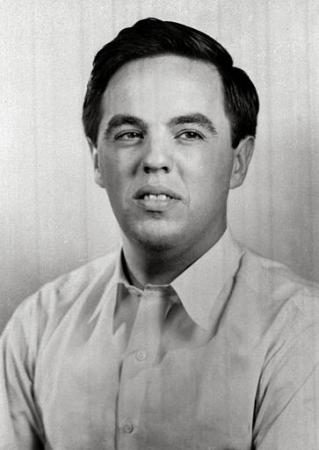
#> input picture img_90.jpg, 319 x 450 px
$ python nms.py   (Python 2 division)
#> lines starting #> are read from the running program, lines starting #| are printed output that depends on the picture; after the words box and inside, x2 and y2 are one past the last pixel; in counts of white or black regions, pixels touching at a corner belong together
#> further down, img is the input picture: shape (450, 319, 3); mean B, G, R 163.3, 165.2, 165.9
#-*-coding:utf-8-*-
import cv2
import numpy as np
import os
import os.path as osp
import copy

# 计算两个bbx之间的IOU
# x1y1x2y2为True，输入bbx形式为x1y1x2y2
# x1y1x2y2为False，输入bbx形式为xywh
def bbox_iou(box1, box2, x1y1x2y2=True):
    if x1y1x2y2:
        mx = min(box1[0], box2[0])
        Mx = max(box1[2], box2[2])
        my = min(box1[1], box2[1])
        My = max(box1[3], box2[3])
        w1 = box1[2] - box1[0] # IOU-1的宽
        h1 = box1[3] - box1[1] # # IOU-1的高
        w2 = box2[2] - box2[0]
        h2 = box2[3] - box2[1]
    else:
        mx = min(box1[0]-box1[2]/2.0, box2[0]-box2[2]/2.0)
        Mx = max(box1[0]+box1[2]/2.0, box2[0]+box2[2]/2.0)
        my = min(box1[1]-box1[3]/2.0, box2[1]-box2[3]/2.0)
        My = max(box1[1]+box1[3]/2.0, box2[1]+box2[3]/2.0)
        w1 = box1[2]
        h1 = box1[3]
        w2 = box2[2]
        h2 = box2[3]
    uw = Mx - mx # 并集的宽
    uh = My - my # 并集的高
    cw = w1 + w2 - uw # 交集的宽
    ch = h1 + h2 - uh # 交集的高
    carea = 0
    if cw <= 0 or ch <= 0:
        return 0.0

    area1 = w1 * h1 # IOU-1的面积
    area2 = w2 * h2 # IOU-2的面积
    carea = cw * ch # 交集的面积
    uarea = float(area1) + float(area2) - float(carea) # 并集的面积
    return carea/uarea


# 传入bbx坐标格式为：x,y,w,h,confidence。2-D list
def nms(bbx_pre, nms_thresh, x1y1x2y2=True):
#> called with nms_thresh = 0.11, x1y1x2y2 = True
    if len(bbx_pre) ==0:
        return bbx_pre

    det_confs = np.zeros(len(bbx_pre))
    for i in range(len(bbx_pre)):
        det_confs[i] = 1 - bbx_pre[i][4]

    sortIds = np.argsort(det_confs)
    np.sort(det_confs)

    out_bbx = []
    for i in range(len(bbx_pre)):
        bbx_i = bbx_pre[sortIds[i]]
        if bbx_pre[i][4] > 0:
            out_bbx.append(bbx_i)
            for j in range(i+1, len(bbx_pre)):
                bbx_j = bbx_pre[sortIds[j]]
                if bbox_iou(bbx_i, bbx_j, x1y1x2y2) > nms_thresh:
                    print bbox_iou(bbx_i, bbx_j, x1y1x2y2)
                    bbx_j[4] = 0

    return out_bbx


def nms_show(img, bbx_pre, bbx_done, x1y1x2y2=True):
#> called with x1y1x2y2 = True
    H = img.shape[0]
#> H = 450
    W = img.shape[1]
#> W = 319
    b = np.zeros((H, 2*W), dtype='uint8')
    g = np.zeros((H, 2*W), dtype='uint8')
    r = np.zeros((H, 2*W), dtype='uint8')

    img_pre = img.copy()
    img_done = img.copy() # 深拷贝
    # [4 lines of commented-out code are left out]
    print "len bbx_pre is: ", len(bbx_pre)
    print "len bbx_pre is: ", len(bbx_done)
    for i in range(len(bbx_pre)):
        if x1y1x2y2:
            pt1 = (int(max(bbx_pre[i][0],0)), int(max(bbx_pre[i][1],0)))
            pt2 = (int(min(bbx_pre[i][2],W)), int(min(bbx_pre[i][3],H)))
        else:
            pt1 = (int(max(bbx_pre[i][0]-bbx_pre[i][2]/2,0)), int(max(bbx_pre[i][1]-bbx_pre[i][3]/2,0)))
            pt2 = (int(min(bbx_pre[i][0]+bbx_pre[i][2]/2,W)), int(min(bbx_pre[i][1]+bbx_pre[i][3]/2,H)))
        img_pre = cv2.rectangle(img_pre, pt1, pt2, (0,255,0), thickness=1)
#> this loop made 52 passes
#> pass 1, in nms_show, `img_pre = cv2.rectangle(img_pre, pt1, pt2, (0,255,0), thickness=1)`:
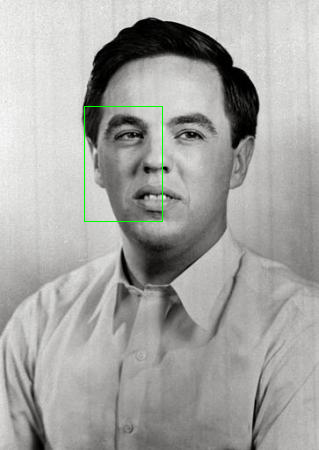
#> img_pre: shape (450, 319, 3); 0.27% of pixels changed, all inside (x1, y1, x2, y2) = (84, 106, 163, 222)
#> after the loop:
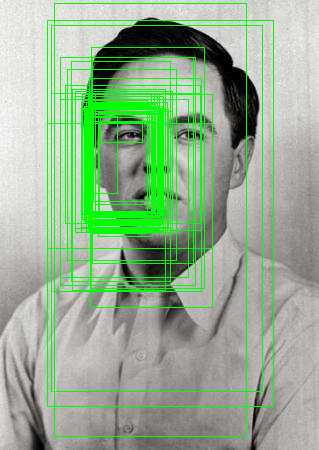
#> img_pre: shape (450, 319, 3); mean B, G, R 145.1, 175.6, 147.4
        # for opencv2 , cv2.rectangle() will return None

    for i in range(len(bbx_done)):
        if x1y1x2y2:
            pt1 = (int(max(bbx_done[i][0],0)), int(max(bbx_done[i][1],0)))
            pt2 = (int(min(bbx_done[i][2],W)), int(min(bbx_done[i][3],H)))
        else:
            pt1 = (int(max(bbx_done[i][0]-bbx_done[i][2]/2,0)), int(max(bbx_done[i][1]-bbx_done[i][3]/2,0)))
            pt2 = (int(min(bbx_done[i][0]+bbx_done[i][2]/2,W)), int(min(bbx_done[i][1]+bbx_done[i][3]/2,H)))
        img_done = cv2.rectangle(img_done, pt1, pt2, (0,255,0), thickness=1)
#> this loop made 2 passes
#> pass 2, in nms_show, `img_done = cv2.rectangle(img_done, pt1, pt2, (0,255,0), thickness=1)`:
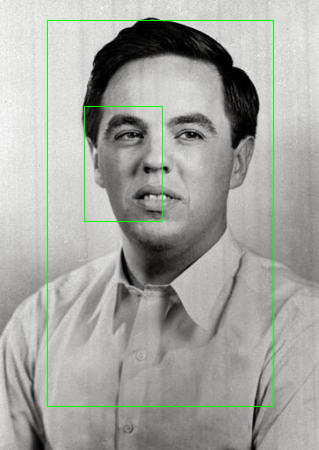
#> img_done: shape (450, 319, 3); 1.12% of pixels changed, all inside (x1, y1, x2, y2) = (47, 20, 274, 407)
    cur_path = os.getcwd()
    pre_path = osp.join(cur_path, "img_pre.jpg")
    done_path = osp.join(cur_path, "img_done.jpg")
    merge_path = osp.join(cur_path, "merged.jpg")

    cv2.imwrite(pre_path, img_pre)
    cv2.imwrite(done_path, img_done)
    b[0:H,0:W]=img_pre[:,:,0]
    g[0:H,0:W]=img_pre[:,:,1]
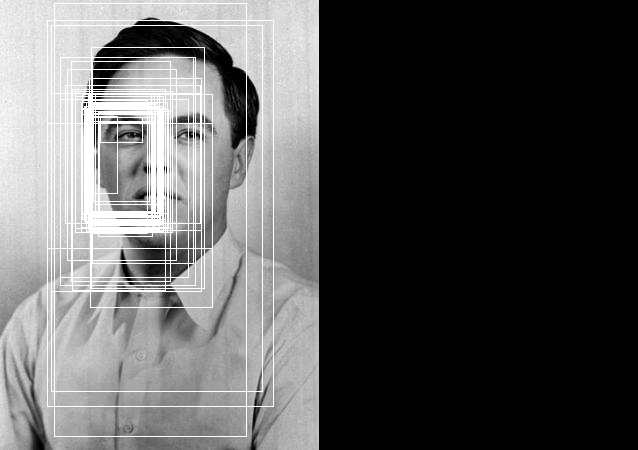
#> g: shape (450, 638); min 0, max 255, mean 87.8
    r[0:H,0:W]=img_pre[:,:,2]
    b[0:H,W:2*W]=img_done[:,:,0]
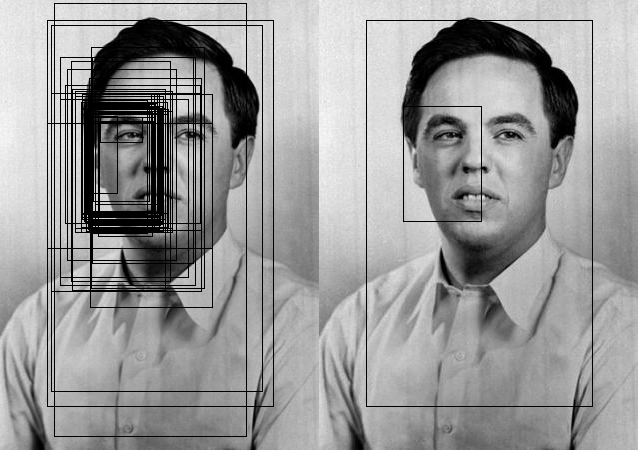
#> b: shape (450, 638); min 0, max 248, mean 153.2
    g[0:H,W:2*W]=img_done[:,:,1]
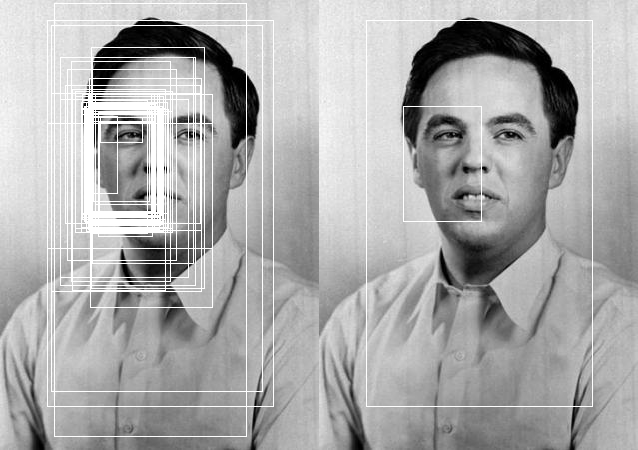
#> g: shape (450, 638); min 0, max 255, mean 170.8
    r[0:H,W:2*W]=img_done[:,:,2]
    merged = cv2.merge([b,g,r])
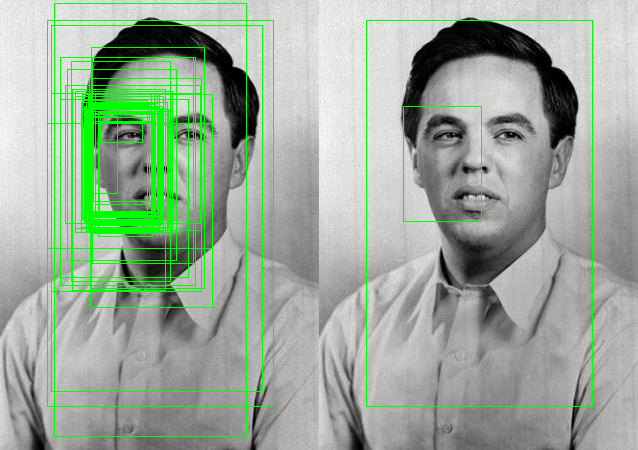
#> merged: shape (450, 638, 3); mean B, G, R 153.2, 170.8, 155.6
    cv2.imwrite(merge_path,merged)
    cv2.imshow("NMS处理前后图片对比", merged)
    cv2.waitKey(0)


img_path = "./img_90.jpg"
nms_thresh = 0.11 # NMS中，IOU交叉阈值
bbx_pre = [[84.172638 ,106.537832 ,162.237806 ,221.750309 ,0.998269],
[85.312207 ,106.181487 ,162.555170 ,222.341964 ,0.996838],
[81.162164 ,109.113108 ,168.615503 ,227.748258 ,0.988828],
[81.926787 ,102.621827 ,167.628579 ,232.364514 ,0.985726],
[88.175046 ,107.468411 ,159.869893 ,216.414014 ,0.984214],
[88.723113 ,108.413581 ,159.728385 ,221.411278 ,0.950339],
[89.748586 ,106.909297 ,155.963475 ,215.989615 ,0.942903],
[88.833341 ,94.788945 ,159.271980 ,229.874861 ,0.904516],
[86.316651 ,102.067602 ,163.209425 ,231.787008 ,0.896630],
[88.181859 ,108.783625 ,160.029849 ,225.920762 ,0.865945],
[87.500219 ,108.326436 ,160.963574 ,213.578155 ,0.864276],
[89.471578 ,108.239519 ,161.550849 ,215.163461 ,0.809613],
[89.201115 ,103.817938 ,157.743689 ,222.333314 ,0.801652],
[86.553812 ,111.001731 ,172.245820 ,228.475271 ,0.681380],
[88.190029 ,104.304866 ,155.562882 ,216.796350 ,0.667186],
[92.335174 ,109.606010 ,159.540796 ,220.312243 ,0.660954],
[86.396774 ,109.389482 ,159.874517 ,217.542668 ,0.653883],
[91.274457 ,107.462483 ,158.593483 ,212.339471 ,0.576184],
[82.027756 ,108.175997 ,165.595196 ,219.599225 ,0.536470],
[92.362511 ,113.058704 ,163.566298 ,224.296296 ,0.403761],
[67.329631 ,69.178288 ,176.910433 ,260.896124 ,0.303227],
[91.792531 ,117.791516 ,154.158440 ,217.048752 ,0.294179],
[82.423747 ,114.281845 ,168.354342 ,213.312435 ,0.233041],
[95.573684 ,94.712515 ,154.462699 ,231.217025 ,0.212347],
[92.633500 ,107.750814 ,157.582183 ,213.420756 ,0.207760],
[60.885501 ,57.438232 ,195.922837 ,285.608308 ,0.199471],
[98.424733 ,112.635505 ,152.222700 ,236.463171 ,0.177404],
[71.623167 ,61.245561 ,170.669571 ,281.744921 ,0.109696],
[60.488824 ,99.744970 ,188.050500 ,277.076268 ,0.102856],
[95.321009 ,123.952737 ,162.680912 ,204.822332 ,0.087247],
[51.944497 ,93.985207 ,201.720872 ,291.293089 ,0.083664],
[99.936973 ,122.655192 ,151.807698 ,212.032002 ,0.079334],
[93.607872 ,105.452690 ,149.210064 ,201.205795 ,0.075551],
[51.231887 ,25.533436 ,262.210436 ,391.710247 ,0.058718],
[75.561846 ,96.779171 ,163.585305 ,228.582063 ,0.055949],
[92.288718 ,113.285123 ,147.031617 ,233.268835 ,0.055297],
[65.260066 ,85.704135 ,200.903260 ,223.746235 ,0.055154],
[91.915226 ,47.643194 ,204.793868 ,288.217896 ,0.055042],
[87.836852 ,121.189351 ,153.288224 ,211.192672 ,0.052557],
[72.225028 ,89.432399 ,165.465233 ,290.126999 ,0.051813],
[47.587420 ,20.541497 ,273.158087 ,406.272577 ,0.050756],
[92.808670 ,57.447566 ,193.997022 ,263.401763 ,0.047614],
[75.651721 ,91.419058 ,172.106951 ,232.700904 ,0.038388],
[91.248515 ,93.940502 ,151.130805 ,222.627995 ,0.037653],
[89.721211 ,78.015965 ,201.898767 ,230.403015 ,0.036929],
[54.309368 ,3.831053 ,246.853137 ,436.508113 ,0.032721],
[100.225418 ,117.320198 ,142.299192 ,142.773208 ,0.027546],
[90.960038 ,94.687946 ,212.794490 ,307.535313 ,0.025946],
[47.545298 ,123.831595 ,212.152702 ,248.161827 ,0.024733],
[82.519630 ,100.155770 ,147.112395 ,214.821050 ,0.023901],
[82.578430 ,94.544200 ,157.661882 ,217.793059 ,0.022251],
[87.191411 ,116.113244 ,117.224330 ,193.421508 ,0.02200]]

# [6 lines of commented-out code are left out]

if __name__ == "__main__":

    img =cv2.imread(img_path)
    bbx_done = nms(bbx_pre, nms_thresh, x1y1x2y2=True)
    nms_show(img, bbx_pre, bbx_done, x1y1x2y2=True)
